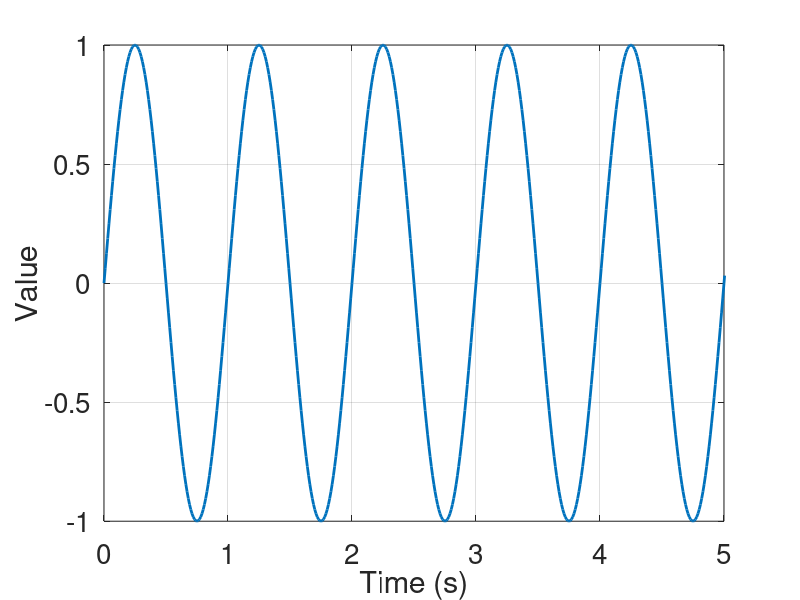
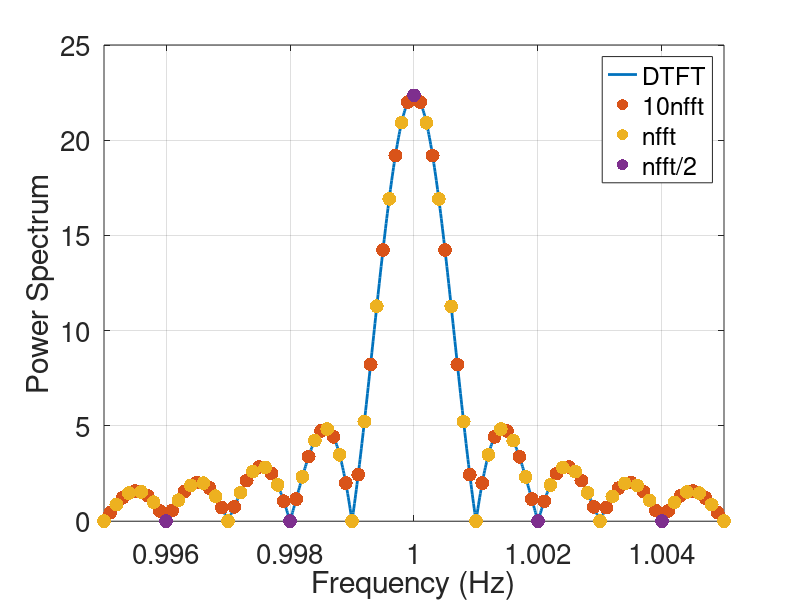

Recreate these plots in MATLAB, in order.
% 观察不同频率采样引起的栅栏效应：
%    测试采用周期图法，通过设定不同频点数进行对比。

% XiaoCY 2020-10-21

%%
set(groot,'DefaultLineLineWidth',2)
set(groot,'DefaultAxesFontSize',20)
set(groot,'DefaultFigureColor','w')
set(groot,'DefaultFigureWindowStyle','docked')

clear;clc
close all

%% 构造单频信号
fs = 100;
fsig = 1;
T = 1000;
N = T*fs;

t = (0:N-1)'/fs;
x = sin(2*pi*fsig*t);

figure('Name','Sine')
plot(t,x)
grid on
xlabel('Time (s)')
ylabel('Value')
xlim([0 5])

%% 不同频率点计算PSD
win = rectwin(N);
df = 0.005;

figure('Name','PSD')
[pxx,f] = periodogram(x,win,N*100,fs,'onesided');
plot(f,sqrt(pxx),'DisplayName','DTFT')
hold on
grid on
legend
xlim([fsig-df fsig+df])
xlabel('Frequency (Hz)')
ylabel('Power Spectrum')

%%
markersize = 30;
[pxx,f] = periodogram(x,win,N*10,fs,'onesided');
plot(f,sqrt(pxx),'DisplayName','10nfft',...
    'Marker','.','MarkerSize',markersize,'LineStyle','none')
legend

%%
[pxx,f] = periodogram(x,win,5*N,fs,'onesided');
plot(f,sqrt(pxx),'DisplayName','nfft',...
    'Marker','.','MarkerSize',markersize,'LineStyle','none')
legend

%%
[pxx,f] = periodogram(x,win,N/2,fs,'onesided');
plot(f,sqrt(pxx),'DisplayName','nfft/2',...
    'Marker','.','MarkerSize',markersize,'LineStyle','none')
legend